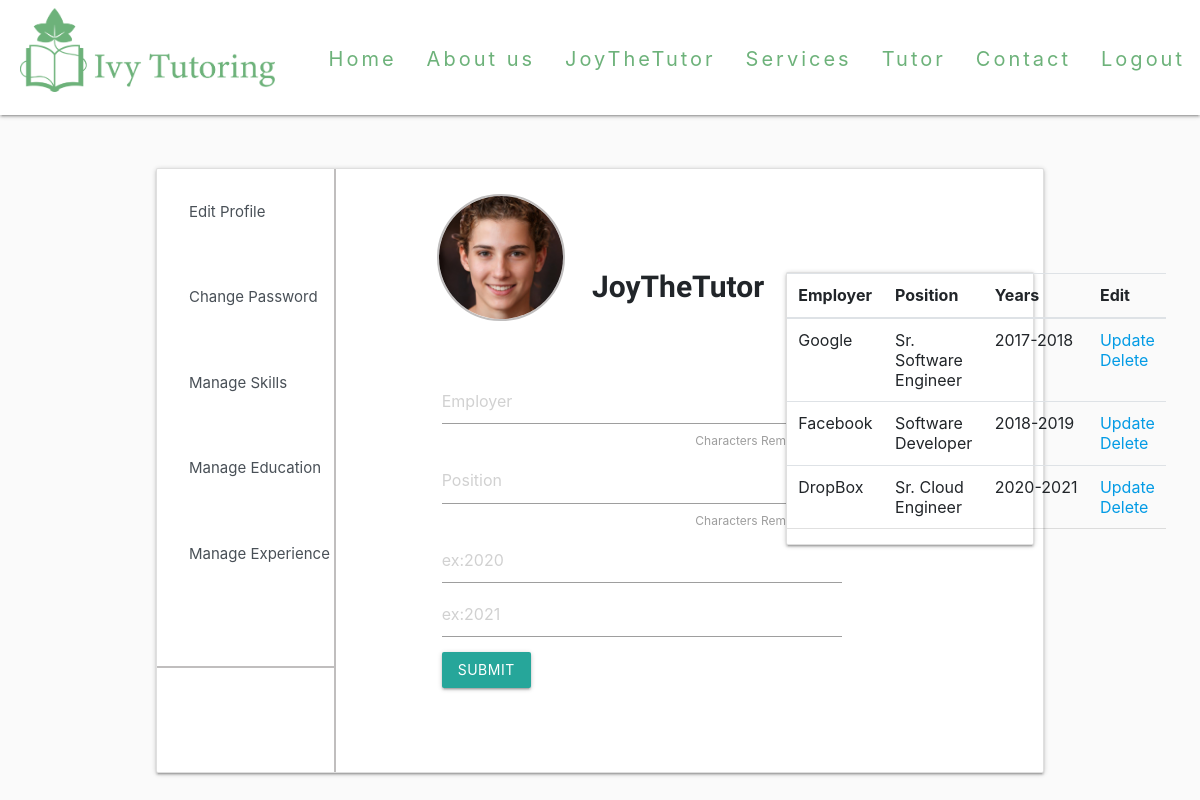
Page /Profile/JoyTheTutor/EditProfile/JobEdit/ (signed in) on the committed database.
### main/models.py (models this page shows, shortened)
class User(AbstractUser):
	email_confirm = models.BooleanField(default=False)

class Profile(models.Model):
	user = models.OneToOneField(User,on_delete = models.CASCADE,default= None)
	pro_pic =  models.ImageField(upload_to = 'profilePics', blank = True, null = True)
	descript = models.CharField(max_length = 50, blank = True)
	intro = models.CharField(max_length = 1000, blank = True)
	city = models.CharField(max_length= 50,blank = True)
	state = models.CharField(max_length = 2,blank = True)
	tags = TaggableManager(blank = True)
	college = models.CharField(max_length=100, null=True, blank=True)
	major= models.CharField(max_length=100, null=True, blank=True)

class Experience(models.Model):
	user = models.ForeignKey(User,null= True,on_delete = models.SET_NULL)
	employer = models.CharField(max_length=50, default= None, null = True)
	position = models.CharField(max_length = 50,default = None, null = True)
	start_year = models.SmallIntegerField(blank=True, null=True)
	end_year = models.CharField(max_length = 4,blank=True,null = True)

### main/views.py (the view)
# urls.py: path("Profile/<str:username>/EditProfile/JobEdit/", views.editJob, name = "JobEdit"),
@login_required(login_url="main:Login")
def editJob(request,username):
	Exp = Experience.objects.filter(user = request.user)[:3]
	form = ExperienceForm()
	if request.method == "POST":
		form = ExperienceForm(request.POST,request.FILES)
		if form.is_valid():
			obj = form.save(commit = False)
			obj.user = request.user
			obj.save()
			return redirect(request.path)
	else:
		context = {'form':form, "Exp":Exp}
	return render(request,"main/EditJob.html", context)

### main/forms.py
class ExperienceForm(forms.ModelForm):
	class Meta:
		model = Experience
		fields = ['employer','position','start_year',"end_year"]
	def __init__(self, *args, **kwargs):
		super(ExperienceForm, self).__init__(*args, **kwargs)
		self.fields['employer'].widget.attrs['placeholder'] = 'Employer'
		self.fields['position'].widget.attrs['placeholder'] = 'Position'
		self.fields['start_year'].widget.attrs['placeholder'] = 'ex:2020'
		self.fields['end_year'].widget.attrs['placeholder'] = 'ex:2021'

### main/templates/main/EditJob.html (shortened to what this page needs)
{% load widget_tweaks %}
{% load crispy_forms_tags %}
{% load static %}
<head>
    <link rel="stylesheet" href="https://cdnjs.cloudflare.com/ajax/libs/materialize/1.0.0/css/materialize.min.css">
    <link rel="stylesheet" href="https://stackpath.bootstrapcdn.com/bootstrap/4.3.1/css/bootstrap.min.css">
    <link rel="stylesheet" href="https://stackpath.bootstrapcdn.com/bootstrap/4.1.1/css/bootstrap.min.css">
</head>
{%include "main/HeadNav.html" %}
<body>
        <div class="card">
            <div class="row no-gutters">
                <div class="list-group">
                    <a href="{% url 'main:EditProfile' username=request.user.username %}" class="list-group-item list-group-item-action">Edit Profile</a>
                    <a href="/password_change/" class="list-group-item list-group-item-action">Change Password</a>
                    <a href="{% url 'main:SkillEdit' username=request.user.username %}" class="list-group-item list-group-item-action">Manage Skills</a>
                    <a href="{% url 'main:EditSchool' username=request.user.username %}"  class="list-group-item list-group-item-action">Manage Education</a>
                    <a href="{% url 'main:JobEdit' username=request.user.username %}" class="list-group-item list-group-item-action">Manage Experience</a>
                </div>
                <div class="container">
                    <div class="col-sm-7">
                    {% if request.user.profile.pro_pic %}
                            <img class="card-img" src="{{ request.user.profile.pro_pic.url }}">
                        {% else %}
                            <img class="card-img" src="{%static 'media\Default.jpg' %}">
                    {% endif %}
                        <b style = 'font-family: Ubuntu, "times new roman", times, roman, serif;font-size:30px;top: 70px;
                        left: 48px; position:absolute;'>
                            {% render_field request.user.username %}
                        </b>
                    </div>
                    <div class="card-body">
                        <form method = "POST" action = "" enctype="multipart/form-data">
                                <div class="card-text" style = "width:400px;max-width:-webkit-fill-available;">
                                    {{ form.employer |safe }}<label id = "Employer_cnt"style = "float:right;">Characters Remaining: 50</label>
                                    {{form.position |safe }} <label id = "Position_cnt" style = "float:right;">Characters Remaining: 50</label>
                                    {{form.start_year | safe}}
                                    {{form.end_year | safe}}
                                </div>
                                    <div>
                                        <input class="btn btn-primary" id = "EP-btn" type="submit">
                                    </div>
                        </form>
                    </div>
                    <div class = "card" id = "Exp-Card">
                        <table class="table">
                            <thead>
                              <tr>
                                <th scope="col">Employer</th>
                                <th scope="col">Position</th>
                                <th>Years</th>
                                <th>Edit</th>
                              </tr>
                            </thead>
                            <tbody>
                                {%for x in Exp%}
                                <tr>
                                    <td>{{x.employer}}</td>
                                    <td>{{x.position}}</td>
                                    <td>{{x.start_year}}-{{x.end_year}}</td>
                                    <td><a href="{% url 'main:UpdateJob' x.id %}"> Update</a>
                                        <a href= "{% url 'main:DeleteJob' x.id %}">Delete</a></td>
                                  </tr>
                                {%endfor%}
                            </tbody>
                        </table>
                    </div>
            </div>
        </div>
            <div class = 'vl'></div>
            <hr style = "height:2px;width:20%; position: absolute; top: 80%;border:none;color:#c0bebe;background-color:#c0bebe;">
    </div>
</body>

### main/templates/main/HeadNav.html (shortened to what this page needs)
{%load static%}
<head>
    <link rel="stylesheet" href="https://cdnjs.cloudflare.com/ajax/libs/materialize/1.0.0/css/materialize.min.css">
</head>
    <nav>
        <div class='nav-wrapper'>
            <a href="/" class="brand-logo"><img id = "logo" src="{%static 'media\logo.png' %}" ></a>
            <ul id="nav" class = "right hide-on-med-and-down">
                {% if user.is_authenticated %}
                    <li><a href = "/"> Home </a></li>
                    <li><a href = "/AboutUs"> About us </a></li>
                    <li><a href = "{% url 'main:profile' username=request.user.username %}"> {{ user.username }}</a></li>
                    <li><a href= "/Services"> Services </a></li>
                    <li><a href = "/Tutor"> Tutor </a></li>
                    <li><a href = "/Contact/"> Contact </a></li>
                    <li><a href="/logout"> Logout </a></li>
                {% endif %}
            </ul>
        </div>
    </nav>

### main/templates/main/HeadNav.html (style rules this page uses)
#logo { width: 275px; padding-left: 20px; padding-top: 8px; }
nav { height:115px; background-color:white; }
nav, nav .nav-wrapper i, nav a.sidenav-trigger, nav a.sidenav-trigger i { line-height:118px; }
nav ul a { font-size: 20px; color:#6db27a; letter-spacing:3px; }

### main/templates/main/EditJob.html (style rules this page uses)
body { background-color:#FAFAFA; }
.list-group { width:225; }
.list-group-item { position:relative; display:block; padding:30; margin-bottom:-1px; background-color:#fff; border:2px solid #fff; }
.card { position: absolute; top: 20%; width: 74%; left: 13%; height: 605px; max-height: 605px; max-width: 1200px; }
.row { margin-left:0; }
.vl { border-left: 2px solid #c0bebe; height: 100%; left:20%; position:absolute; }
.col-sm-7 { position: relative; left: 30%; top: 25px; }
.btn { position: absolute; top: 292px; }
.card-img { max-width: 37%; max-height: 162; border-radius: 50%; left:-31%; position: absolute; border: 2.5px solid #c0bebe; padding-left: 0px; padding-top: 0px; }
.container { position: absolute; left: 22%; }
.card-body { top: 190px; left: 9.5%; position: relative; }
#Exp-Card { position: absolute; left: 70%; top: 30%; height: fit-content; width: 40%; }

### rows in the picture
User: username "JoyTheTutor", user.profile.pro_pic (picture)
Experience: employer "Google", position "Sr. Software Engineer", start_year "2017", end_year "2018"
Experience: employer "Facebook", position "Software Developer", start_year "2018", end_year "2019"
Experience: employer "DropBox", position "Sr. Cloud Engineer", start_year "2020", end_year "2021"
